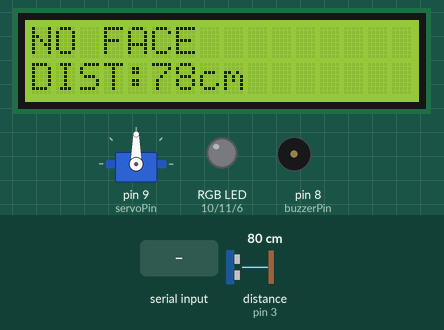
This sketch was run on a simulated Arduino Uno, built with avr-gcc and run on an emulated ATmega328P. Shown: servo, 16×2 character LCD, an RGB LED mixed from three pins (HIGH = lit), buzzer (waves = sounding, pin HIGH). Wiring (inferred from the names in the program): ultrasonic range finder: trigger pin 2; echo pin 3. The test bench sets the inputs (shaded band); at power-on: distance to the obstacle (sensor on pin 3) 80 cm. The echo pulse lasts 58.3 µs per cm; pins used as bus, display or sensor lines are not drawn.

Above: at 2.7 s.
2.8 s: "L" received over Serial
At 4.6 s:
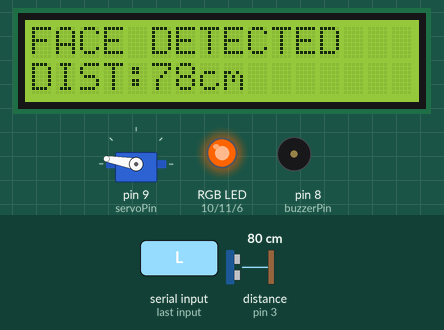
5.2 s: distance to the obstacle (sensor on pin 3) set to 57 cm
At 5.9 s:
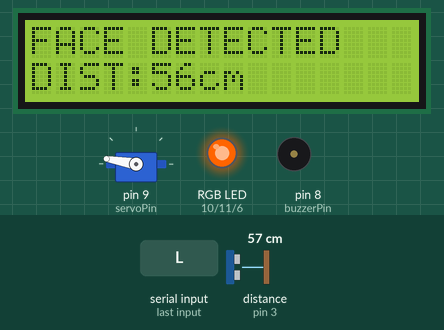
6.7 s: distance to the obstacle (sensor on pin 3) set to 47 cm
At 6.91 s:
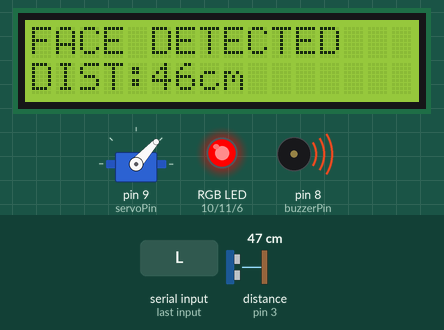
9.2 s: "N" received over Serial
At 10.3 s:
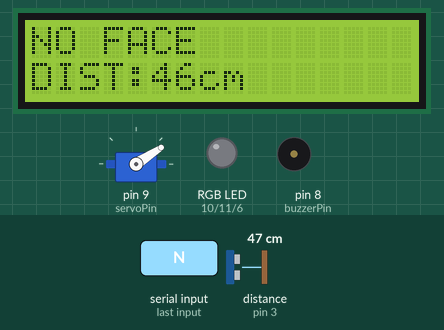
10.7 s: distance to the obstacle (sensor on pin 3) set to 2 cm
At 11.4 s:
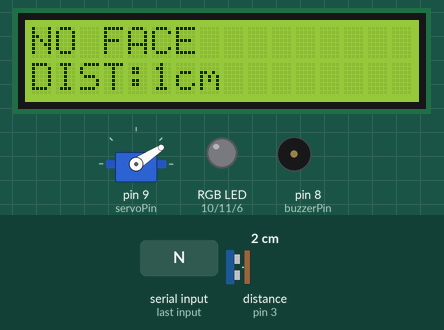
Timing chart, 0 to 13.2 s (numbered marks = the images above; inputs shaded):
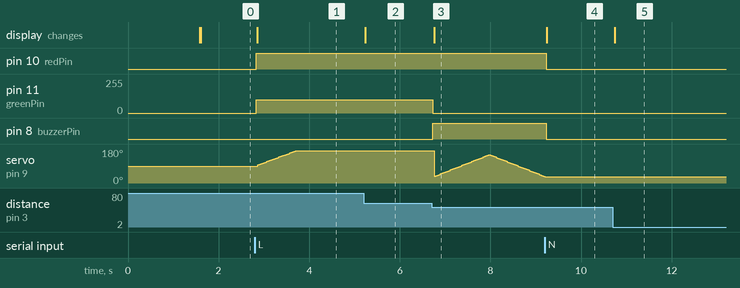

The sketch:

human_tracking_system.ino
```cpp
#include <Wire.h>
#include <LiquidCrystal_I2C.h>
#include <Servo.h>

LiquidCrystal_I2C lcd(0x27, 16, 2);
Servo trackingServo;

const int trigPin = 2;
const int echoPin = 3;

const int buzzerPin = 8;
const int servoPin = 9;

const int redPin = 10;
const int greenPin = 11;
const int bluePin = 6;

long duration;
int distance;

char command = 'N';

int servoAngle = 90;

// For danger sweeping
int sweepAngle = 30;
int sweepDirection = 3;

unsigned long previousSweep = 0;

void setup() {

  Serial.begin(9600);

  pinMode(trigPin, OUTPUT);
  pinMode(echoPin, INPUT);

  pinMode(buzzerPin, OUTPUT);

  pinMode(redPin, OUTPUT);
  pinMode(greenPin, OUTPUT);
  pinMode(bluePin, OUTPUT);

  trackingServo.attach(servoPin);
  trackingServo.write(90);

  lcd.init();
  lcd.backlight();

  lcd.setCursor(0, 0);
  lcd.print("AI Robot Ready");

  delay(1500);
  lcd.clear();
}

void loop() {

  // Receive OpenCV command
  if (Serial.available() > 0) {
    command = Serial.read();
  }


  // -----------------------
  // ULTRASONIC
  // -----------------------

  digitalWrite(trigPin, LOW);
  delayMicroseconds(2);

  digitalWrite(trigPin, HIGH);
  delayMicroseconds(10);

  digitalWrite(trigPin, LOW);

  duration = pulseIn(echoPin, HIGH, 30000);

  if (duration == 0) {
    distance = 999;
  }
  else {
    distance = duration * 0.034 / 2;
  }


  // =====================================
  // DANGER CONDITION
  // =====================================

  if (distance <= 50 && command != 'N') {

    // RED
    setRGB(255, 0, 0);

    // BUZZER ON
    digitalWrite(buzzerPin, HIGH);

    // Servo moves LEFT ↔ RIGHT
    if (millis() - previousSweep >= 25) {

      previousSweep = millis();

      sweepAngle += sweepDirection;

      if (sweepAngle >= 150) {
        sweepAngle = 150;
        sweepDirection = -3;
      }

      if (sweepAngle <= 30) {
        sweepAngle = 30;
        sweepDirection = 3;
      }

      trackingServo.write(sweepAngle);
    }
  }


  // =====================================
  // NORMAL MODE
  // =====================================

  else {

    digitalWrite(buzzerPin, LOW);

    // Face tracking
    if (command == 'L') {

      servoAngle += 3;

      if (servoAngle > 170)
        servoAngle = 170;

      trackingServo.write(servoAngle);
    }

    else if (command == 'R') {

      servoAngle -= 3;

      if (servoAngle < 10)
        servoAngle = 10;

      trackingServo.write(servoAngle);
    }


    // LED based on distance

    if (command == 'N') {

      // No face
      setRGB(0, 0, 0);
    }

    else if (distance <= 100) {

      // Yellow
      setRGB(255, 100, 0);
    }

    else if (distance <= 150) {

      // Blue
      setRGB(0, 0, 255);
    }

    else {

      // Green
      setRGB(0, 255, 0);
    }
  }


  // -----------------------
  // LCD
  // -----------------------

  lcd.setCursor(0, 0);

  if (command == 'N') {
    lcd.print("NO FACE        ");
  }
  else {
    lcd.print("FACE DETECTED  ");
  }

  lcd.setCursor(0, 1);

  if (distance < 999) {

    lcd.print("DIST:");
    lcd.print(distance);
    lcd.print("cm     ");
  }

  else {

    lcd.print("DIST: ---      ");
  }
}


void setRGB(int red, int green, int blue) {

  analogWrite(redPin, red);
  analogWrite(greenPin, green);
  analogWrite(bluePin, blue);
}
```

Measured:
- the behaviour switches between 52 and 51 cm on distance to the obstacle (sensor on pin 3) (found by bisection; images 2 and 3)
- after the input at 2.8 s, pin 10 (redPin): LOW → HIGH at once; pin 11 (greenPin): 0/255 → 100/255 at once; servo on pin 9 (servoPin): moves from 90° to 170° over 0.84 s, starting after 0.06 s; the display: changes after 0.06 s (image 1)
- after the input at 5.2 s, the display: changes at once (image 2)
- after the input at 6.7 s, pin 11 (greenPin): 100/255 → 0/255 at once; pin 8 (buzzerPin): LOW → HIGH at once; the display: changes after 0.06 s (image 3)
- after the input at 9.2 s, pin 10 (redPin), pin 8 (buzzerPin): HIGH → LOW at once; servo on pin 9 (servoPin): goes on until 9.2 s, then stays 33°; the display: changes at once (image 4)
- after the input at 10.7 s, the display: changes at once (image 5)
